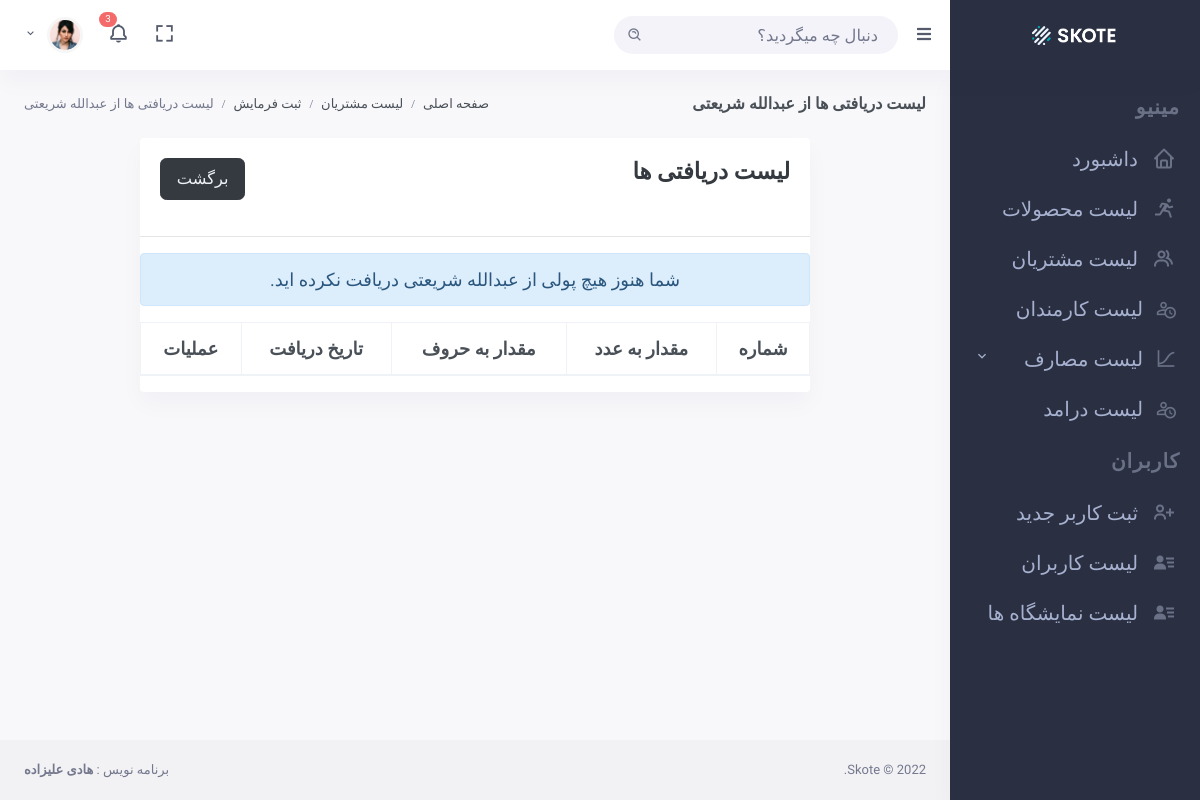
Page /recieve/2/list/ (signed in) on the earlier database version.
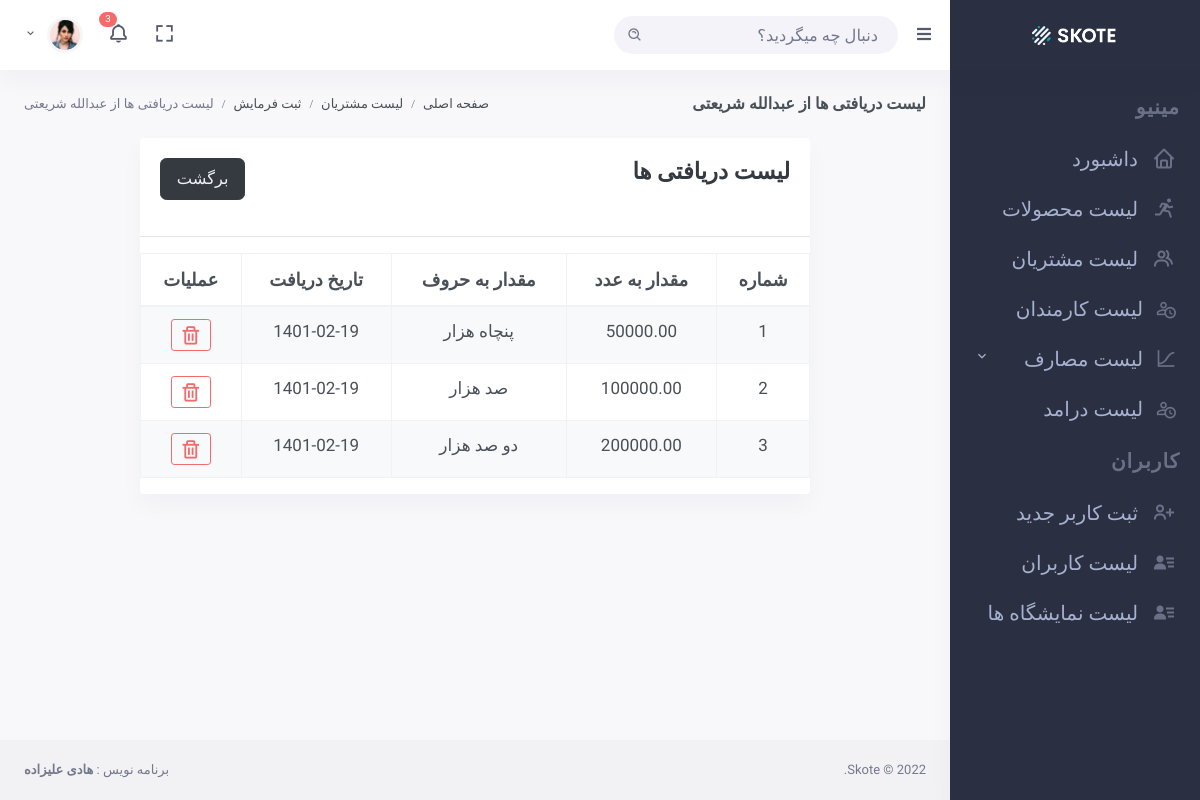
Same page on the later database version.
### base/models.py (models this page shows, shortened)
class Customer(models.Model):
    first_name = models.CharField(max_length=255)
    last_name = models.CharField(max_length=255)
    address = models.CharField(max_length=500)
    phone_number = models.CharField(max_length=100)
    social_number = models.CharField(max_length=100)
    created_at = models.DateTimeField(auto_now_add=True)

class Recieve(models.Model):
    order = models.ForeignKey(Order, on_delete=models.SET_NULL, null=True)
    amount = models.DecimalField(max_digits=8, decimal_places=2, default=0)
    amount_letter = models.CharField(max_length=200)
    recived_at = models.DateField()

### users/decorators.py (the view)
        def wrapper_func(request, *args, **kwargs):
            group = None
            if request.user.groups.exists():
                group = request.user.groups.all()[0].name
            if group in groups:
                return view_func(request, *args, **kwargs)
            else:
                return redirect("unauthorize")

### base/views/order_views.py (called while the page is built)
@login_required(login_url="login")
@allowed_groups(groups=['admin'])
def recieve_list_view(request, pk):
    customer = get_object_or_404(Customer, pk=pk)
    orders = customer.order_set.all()
    recieves = []
    for order in orders:
        for r in order.recieve_set.all():
            recieves.append(r)
    context = {
        "customer" : customer,
        "orders" : orders,
        "recieves" : recieves
    }
    return render(request, "base/orders/recieve_list.html", context)

### base/templates/base/orders/recieve_list.html (shortened to what this page needs)
{% extends 'base.html' %}
{% load static %}
{% block page_title %}
لیست دریافتی ها از {{customer.first_name}} {{customer.last_name}}
{% endblock page_title %}
{% block breadcrumb %}
<ol class="breadcrumb m-0">
    <li class="breadcrumb-item"><a href="/">صفحه اصلی</a></li>
    <li class="breadcrumb-item"><a href="{% url 'customer-list' %}">لیست مشتریان</a></li>
    <li class="breadcrumb-item"><a href="{% url 'create-order' customer.id %}">ثبت فرمایش</a></li>
    <li class="breadcrumb-item active"> لیست دریافتی ها از {{customer.first_name}} {{customer.last_name}}</li>
</ol>
{% endblock breadcrumb %}
{% block content %}
    <div class="row">
        <div class="col-lg-9 m-auto">
            <div class="card">
                <div class="card-body">
                    <div class="row">
                        <div class="col-lg-6">
                            <h3 class="text-dark" style="font-weight: bold;">لیست دریافتی ها</h3>
                        </div>
                        <div class="col-lg-6">
                            <a href="{% url 'create-order' customer.id %}" class="btn btn-dark btn-lg float-right">برگشت</a>
                        </div>
                    </div>
                </div>
                <hr>
                <table class="table table-bordered table-striped">
                    <thead>
                        <tr>
                            <th class="font-size-18 text-center">شماره</th>
                            <th class="font-size-18 text-center">مقدار به عدد</th>
                            <th class="font-size-18 text-center">مقدار به حروف</th>
                            <th class="font-size-18 text-center">تاریخ دریافت</th>
                            <th class="font-size-18 text-center">عملیات</th>
                        </tr>
                    </thead>
                    <tbody>
                        {% for r in recieves %}
                            <tr>
                                <td class="font-size-17 text-center">{{forloop.counter}}</td>
                                <td class="font-size-17 text-center">{{r.amount}}</td>
                                <td class="font-size-17 text-center">{{r.amount_letter}}</td>
                                <td class="font-size-17 text-center">{{r.recived_at|date:"Y-m-d"}}</td>
                                <td class="font-size-17 text-center">
                                    <a href="{% url 'delete-recieve' r.id r.order.id %}"
                                    class="btn btn-outline-danger btn-sm">
                                        <i class="bx bx-trash align-middle font-size-22 "></i>
                                    </a>
                                </td>
                            </tr>
                        {% empty %}
                            <p class="alert alert-info text-center font-size-18">شما هنوز هیچ پولی از {{customer.first_name}} {{customer.last_name}} دریافت نکرده اید.</p>
                        {% endfor %}
                    </tbody>
                </table>
            </div>
        </div>
    </div>
{% endblock content %}

Differences in the rows shown:
shown differently, row unchanged: Customer "عبدالله": first_name "عبدالله" → (not shown); last_name "شریعتی" → (not shown)
added Recieve: amount "50000.00", amount_letter "پنچاه هزار", recived_at "1401-02-19"
added Recieve: amount "100000.00", amount_letter "صد هزار", recived_at "1401-02-19"
added Recieve: amount "200000.00", amount_letter "دو صد هزار", recived_at "1401-02-19"
Other differences:
text no longer shown: "شما هنوز هیچ پولی از دریافت نکرده اید."
